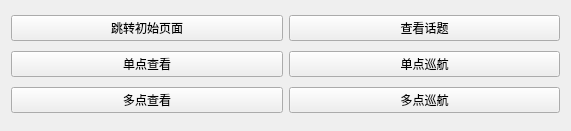
           <widget class="QWidget" name="layoutWidget">
            <property name="geometry">
             <rect>
              <x>40</x>
              <y>350</y>
              <width>571</width>
              <height>131</height>
             </rect>
            </property>
            <layout class="QGridLayout" name="gridLayout_7">
             <item row="1" column="1">
              <widget class="QPushButton" name="btn_goto">
               <property name="text">
                <string>跳转初始页面</string>
               </property>
              </widget>
             </item>
             <item row="1" column="2">
              <widget class="QPushButton" name="btn_topic">
               <property name="text">
                <string>查看话题</string>
               </property>
              </widget>
             </item>
             <item row="2" column="2">
              <widget class="QPushButton" name="btn_onepoint">
               <property name="text">
                <string>单点巡航</string>
               </property>
              </widget>
             </item>
             <item row="4" column="1">
              <widget class="QPushButton" name="btn_print_more">
               <property name="text">
                <string>多点查看</string>
               </property>
              </widget>
             </item>
             <item row="2" column="1">
              <widget class="QPushButton" name="btn_print_ont">
               <property name="text">
                <string>单点查看</string>
               </property>
              </widget>
             </item>
             <item row="4" column="2">
              <widget class="QPushButton" name="btn_more">
               <property name="text">
                <string>多点巡航</string>
               </property>
              </widget>
             </item>
            </layout>
           </widget>
